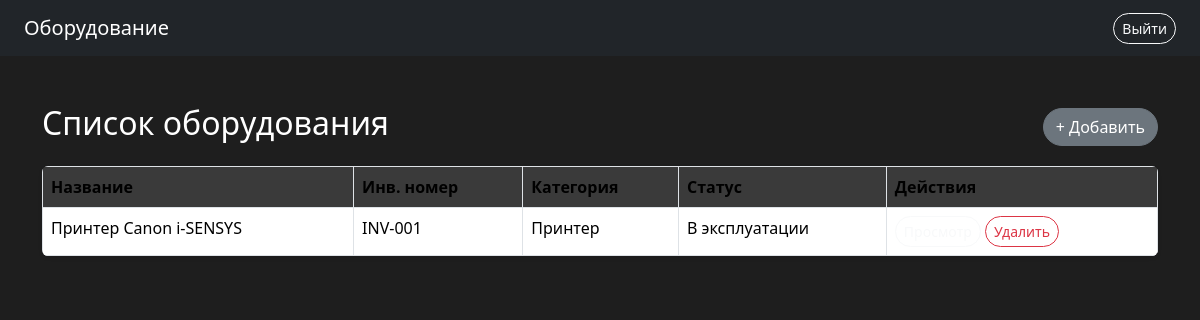
Before: /equipment/ (signed in) with the older database file.
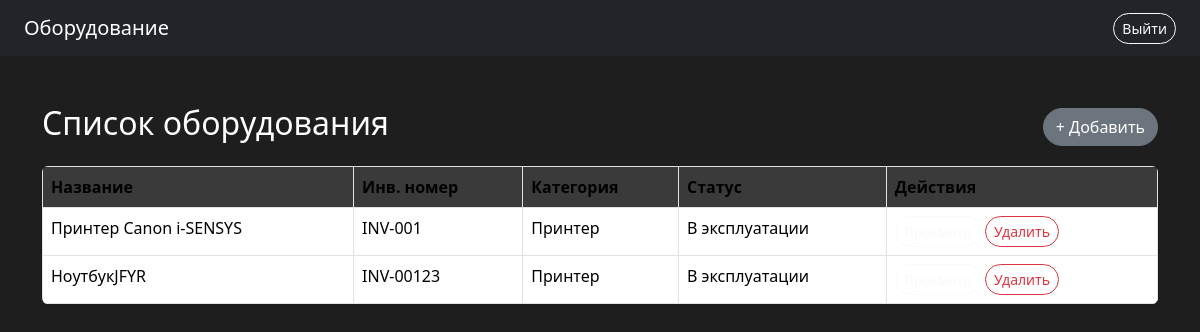
After: the same page with the newer database file.
### app/models.py (models this page shows)
class Equipment(db.Model):
    id = db.Column(db.Integer, primary_key=True)
    name = db.Column(db.String(150), nullable=False)
    inventory_number = db.Column(db.String(100), nullable=False, unique=True)
    category_id = db.Column(db.Integer, db.ForeignKey('category.id'), nullable=False)
    purchase_date = db.Column(db.Date, nullable=False)
    cost = db.Column(db.Numeric(10, 2), nullable=False)
    status = db.Column(db.Enum(*STATUSES, name='status_enum'), nullable=False)
    note = db.Column(db.Text)
    category = db.relationship('Category', backref='equipments')
    photo = db.relationship('Photo', uselist=False, backref='equipment')
    maintenance_records = db.relationship('Maintenance', backref='equipment', cascade="all, delete")
    persons = db.relationship('Person', secondary='equipment_person', backref='equipments')

class Category(db.Model):
    id = db.Column(db.Integer, primary_key=True)
    name = db.Column(db.String(100), nullable=False)
    description = db.Column(db.Text)

### app/routes/equipment_routes.py (the view)
@equipment_bp.route('/')
@login_required
def index():
    equipment_list = Equipment.query.all()
    return render_template('equipment_list.html', equipment_list=equipment_list)

### app/routes/auth_routes.py (called while the page is built)
@login_manager.user_loader
def load_user(user_id):
    return User.query.get(int(user_id))

### app/templates/equipment_list.html (shortened to what this page needs)
<!DOCTYPE html>
<html lang="ru">
<head>
    <link href="https://cdn.jsdelivr.net/npm/bootstrap@5.3.3/dist/css/bootstrap.min.css" rel="stylesheet">
</head>
<body>
<nav class="navbar navbar-expand-lg navbar-dark bg-dark px-4">
    <a class="navbar-brand" href="#">Оборудование</a>
    <div class="ms-auto">
        <a href="/logout" class="btn btn-outline-light btn-sm btn-rounded">Выйти</a>
    </div>
</nav>
<div class="container mt-5">
    <div class="d-flex justify-content-between align-items-center mb-3">
        <h2>Список оборудования</h2>
        <a href="{{ url_for('equipment.add_equipment') }}" class="btn btn-secondary btn-rounded">+ Добавить</a>
    </div>
    <table class="table table-hover table-bordered rounded shadow-sm overflow-hidden">
        <thead>
            <tr>
                <th>Название</th>
                <th>Инв. номер</th>
                <th>Категория</th>
                <th>Статус</th>
                <th>Действия</th>
            </tr>
        </thead>
        <tbody>
            {% for item in equipment_list %}
            <tr>
                <td>{{ item.name }}</td>
                <td>{{ item.inventory_number }}</td>
                <td>{{ item.category.name if item.category else '—' }}</td>
                <td>
                    {% if item.status == 'in_use' %} В эксплуатации
                    {% elif item.status == 'under_repair' %} На ремонте
                    {% elif item.status == 'written_off' %} Списано
                    {% else %} Неизвестно
                    {% endif %}
                </td>
                <td>
                    <a href="{{ url_for('equipment.view_equipment', id=item.id) }}" class="btn btn-outline-light btn-sm btn-rounded">Просмотр</a>
                    <a href="#" class="btn btn-outline-danger btn-sm btn-rounded">Удалить</a>
                </td>
            </tr>
            {% else %}
            <tr>
                <td colspan="5" class="text-center text-muted">Нет записей</td>
            </tr>
            {% endfor %}
        </tbody>
    </table>
</div>
</body>
</html>

### app/templates/equipment_list.html (style rules this page uses)
body { background-color: #1e1e1e; color: #ffffff; }
.table { background-color: #2b2b2b; color: #ffffff; }
.table th { background-color: #3a3a3a; }
.btn-rounded { border-radius: 50px; font-weight: 500; }

Changed rows visible on the page:
added Equipment: name "НоутбукJFYR", inventory_number "INV-00123", category "Принтер", status "В эксплуатации"
